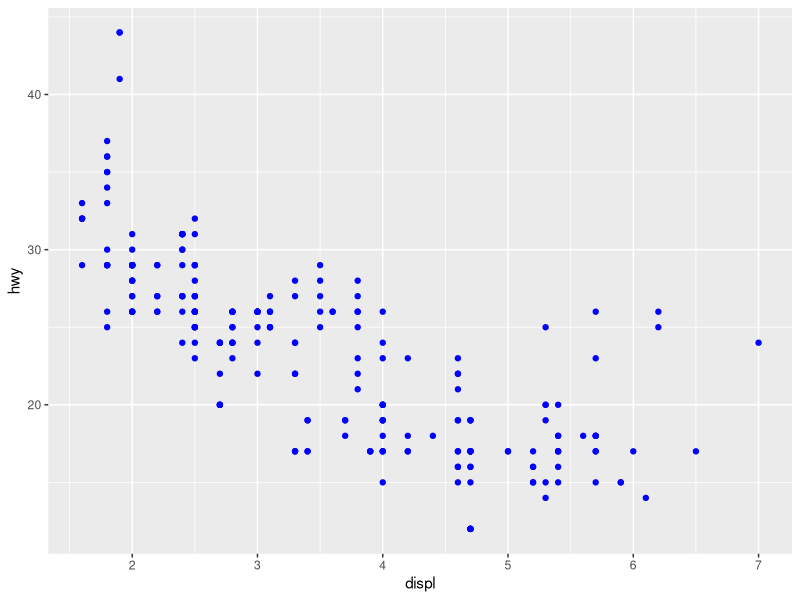
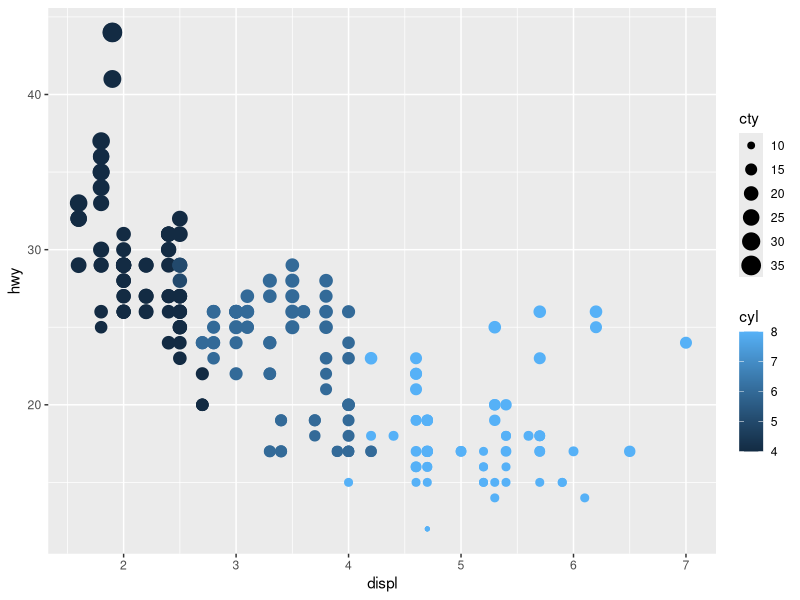
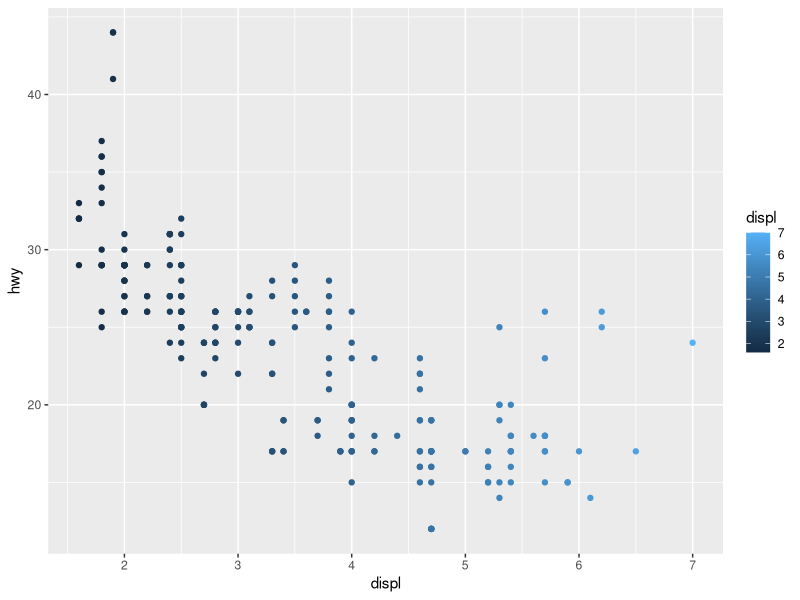
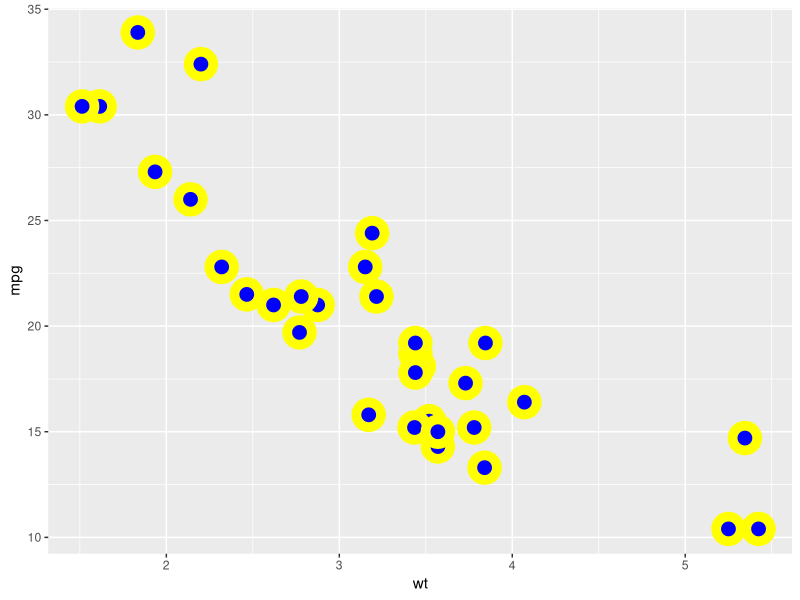
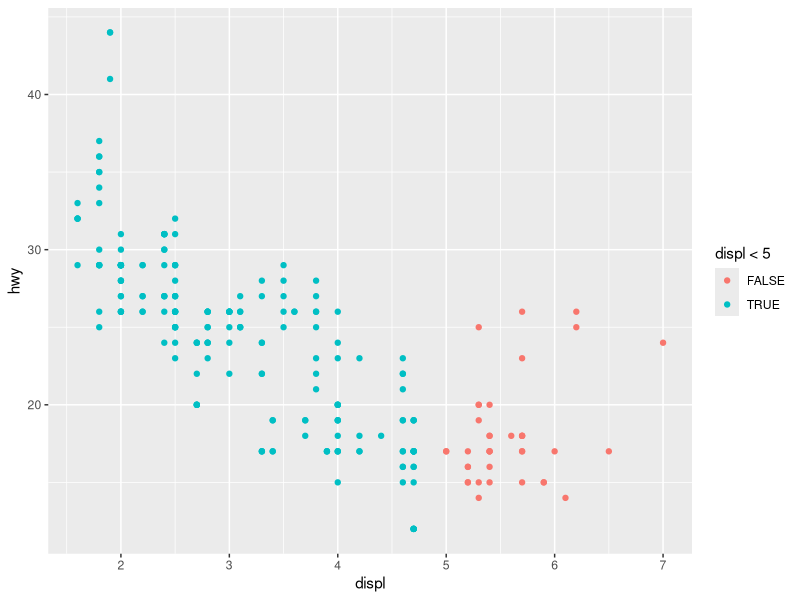

These figures' R source, in order:
library(tidyverse)

# 3.2.4 


# 3.3.1 
#1
ggplot(data = mpg) + 
  geom_point(mapping = aes(x = displ, y = hwy), color = "blue")

#2
?mpg
#continuous - displ, year, cyl, city, hwy, 
# remaining are categorical

#3
ggplot(data = mpg) + 
  geom_point(mapping = aes(x = displ, y = hwy, color=cyl, size=cty))

#4
ggplot(data = mpg) + 
  geom_point(mapping = aes(x = displ, y = hwy, color=displ))


#5
?geom_point

# For shapes that have a border (like 21), you can colour the inside and
# outside separately. Use the stroke aesthetic to modify the width of the
# border
ggplot(mtcars, aes(wt, mpg)) +
  geom_point(shape = 21, colour = "yellow", fill = "blue", size = 5, stroke = 5)

#6
ggplot(data = mpg) + 
  geom_point(mapping = aes(x = displ, y = hwy, color=displ < 5))
